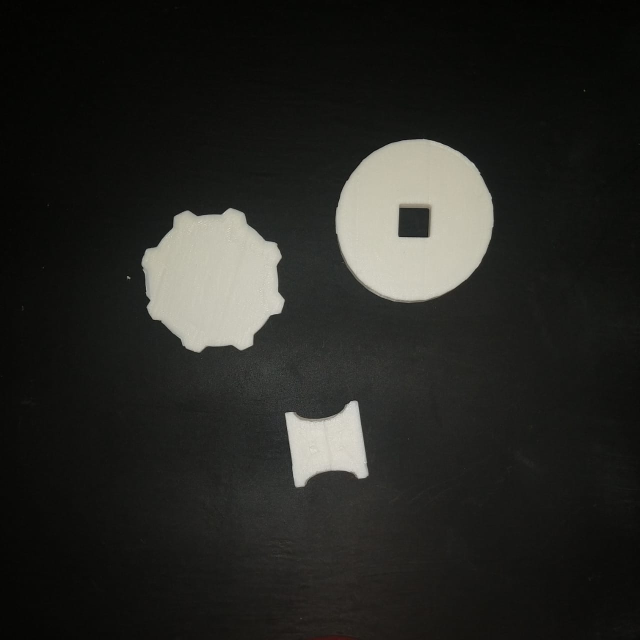
#> input picture PIA/IMG_1.jpeg, 1280 x 1280 px (shown at 1/2 size)
$ jupyter execute VSNM_PIA.ipynb
#> lines starting #> are read from the running program, lines starting #| are printed output that depends on the picture; after the words box and inside, x2 and y2 are one past the last pixel; in counts of white or black regions, pixels touching at a corner belong together
# PIA

[cell 1]
import cv2 as cv
import numpy as np
import matplotlib.pyplot as plt
import math

[cell 2]
def convolution(img,py,px,krnl):
    sum = 0

    imgPiece = img[py-1:py+2,px-1:px+2]
    resMat = np.multiply(imgPiece,krnl)
    sum = np.sum(resMat)

    if sum > 255:
        sum = 255
    elif sum < 0:
        sum = 0

    return sum

[cell 3]
def laplaceFilter(img):
    newImg = np.zeros(img.shape)
    h,w = img.shape
    krnl = [[-1,-1,-1],[-1,8,-1],[-1,-1,-1]]

    for i in range(1,h-1):
        for j in range(1,w-1):
            newImg[i][j] = convolution(img,i,j,krnl)

    return newImg

[cell 4]
newImgShape = (600,600)

imgPaths = ["IMG_1.jpeg","IMG_2.jpeg"]
ogImgs = []


for path in imgPaths:
    ogImgs.append(cv.imread(path))

fig,axs = plt.subplots(math.ceil(len(imgPaths)/2),2)
fig.suptitle("Original Images")


for i in range(len(axs)):
    axs[i].set_title("Image n." + str(i+1))
    axs[i].imshow(ogImgs[i])
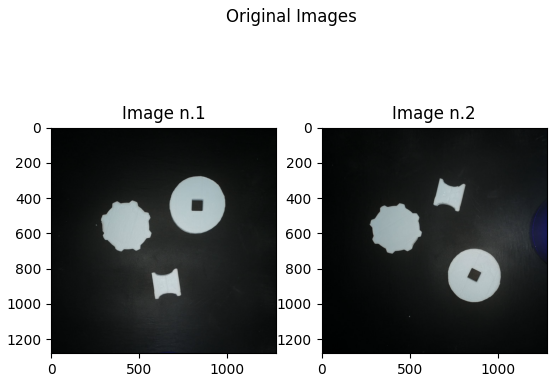
#> figure drawn by matplotlib, 2 panels; B, G, R data is drawn as R, G, B

[cell 5]
rsImgs = []

for img in ogImgs:
    rsImgs.append(cv.resize(img,newImgShape))
#> this loop made 2 passes
#> after the loop, rsImgs = 2 items

fig,axs = plt.subplots(1,len(rsImgs))
fig.suptitle("Resized Images")

for i in range(len(axs)):
    axs[i].set_title("Image n." + str(i+1))
    axs[i].imshow(rsImgs[i])
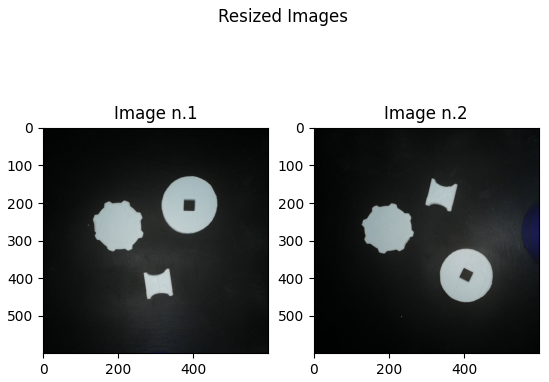
#> figure drawn by matplotlib, 2 panels

[cell 6]
grayImgs = []
blurImgs = []

for img in rsImgs:
    grayImgs.append(cv.cvtColor(img,cv.COLOR_BGR2GRAY))
#> after the loop, grayImgs = 2 items

for img in grayImgs:
    blurImgs.append(cv.GaussianBlur(img,(5,5),0))
#> after the loop, blurImgs = 2 items

fig,axs = plt.subplots(1,2)

for i in range(len(blurImgs)):
    axs[i].imshow(blurImgs[i], cmap = 'gray')
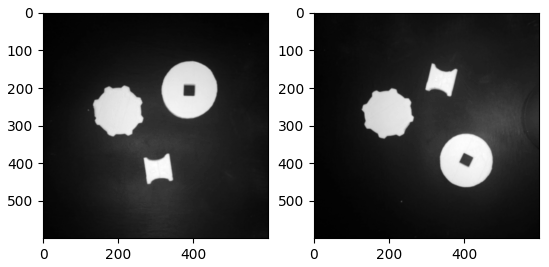
#> figure drawn by matplotlib, 2 panels

[cell 7]
laplaceImgs = []

for img in blurImgs:
    #laplaceImgs.append(laplaceFilter(img))
    laplaceImgs.append(cv.Laplacian(img,None,1))
#> after the loop, laplaceImgs = 2 items

fig,axs = plt.subplots(1,2)

for i in range(len(laplaceImgs)):
    axs[i].imshow(laplaceImgs[i], cmap = 'gray')
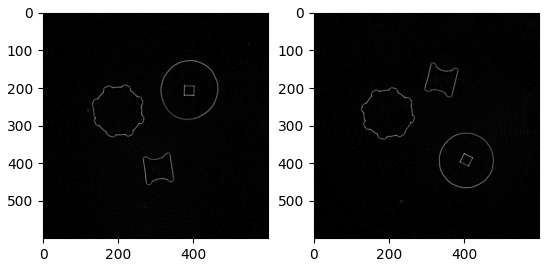
#> figure drawn by matplotlib, 2 panels

[cell 8]
treshold = 10

binaryImgs = []


for i in range(len(laplaceImgs)):
    ret,thresh = cv.threshold(laplaceImgs[i],treshold,255,cv.THRESH_BINARY)
    binaryImgs.append(thresh)
#> this loop made 2 passes
#> ret on passes 1 to 2: 10, 10
#> pass 1, `ret,thresh = cv.threshold(laplaceImgs[i],treshold,255,cv.THRESH_BINARY)`:
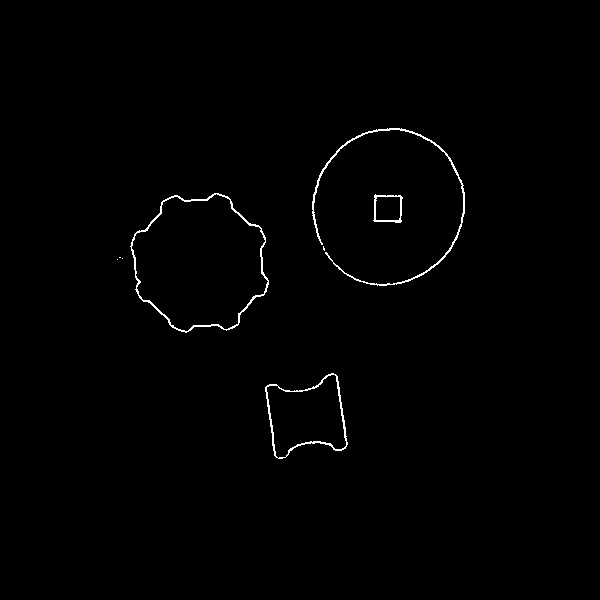
#> thresh: shape (600, 600); 0.74% white in thin lines or dots, all inside (x1, y1, x2, y2) = (117, 128, 465, 459)
#> pass 2, `ret,thresh = cv.threshold(laplaceImgs[i],treshold,255,cv.THRESH_BINARY)`:
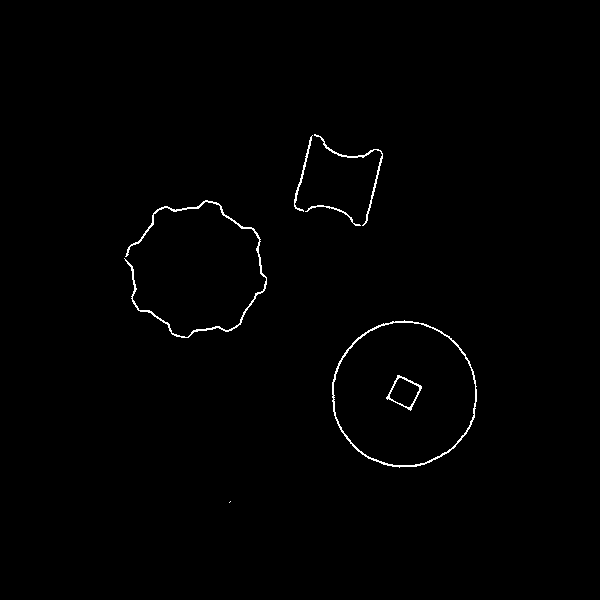
#> thresh: shape (600, 600); 0.72% white in thin lines or dots, all inside (x1, y1, x2, y2) = (124, 134, 477, 503)
#> after the loop, binaryImgs = 2 items

fig, axs = plt.subplots(1,2)

for i in range(len(binaryImgs)):
    axs[i].imshow(binaryImgs[i],cmap = 'gray')

[cell 9]
circles = []
imgs = rsImgs
#> imgs = 2 items

for img in binaryImgs:
    circles.append(cv.HoughCircles(img,cv.HOUGH_GRADIENT,1,20,
                            param1=50,param2=30,minRadius=0,maxRadius=0))
#> after the loop, circles = [[[388.5, 207.5, 77.3]], [[404.5, 395.5, 72.2]]]

circles = np.uint16(np.around(circles))

for i in range(len(circles)):
    for circle in circles[i][0]:
        print(circle)
        cv.circle(imgs[i],(circle[0],circle[1]),circle[2],(0,255,0),-1)
        cv.putText(imgs[i],"Area: " + str(np.pi*(circle[2]^2)),(circle[0],circle[1]),cv.FONT_HERSHEY_SIMPLEX,1,(255,0,0),2)

fig,axs = plt.subplots(1,2)

for i in range(len(axs)):
    axs[i].imshow(imgs[i])
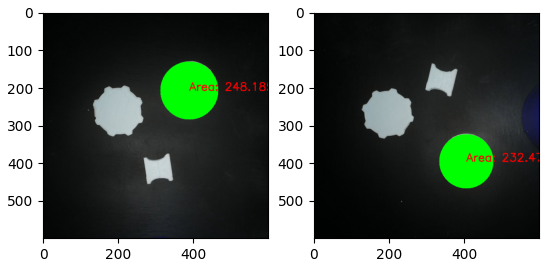
#> figure drawn by matplotlib, 2 panels
